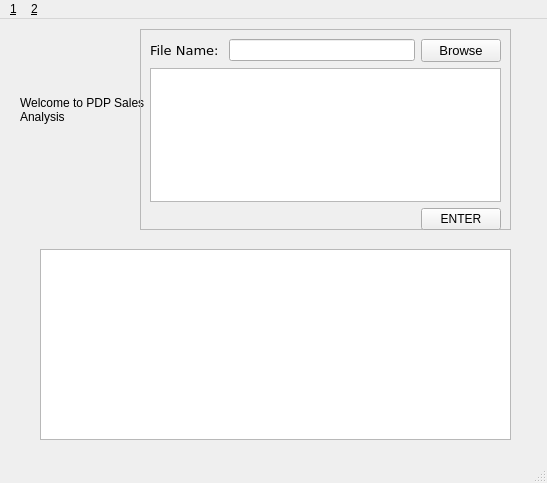
<?xml version="1.0" encoding="UTF-8"?>
<ui version="4.0">
 <class>MainWindow</class>
 <widget class="QMainWindow" name="MainWindow">
  <property name="geometry">
   <rect>
    <x>0</x>
    <y>0</y>
    <width>547</width>
    <height>483</height>
   </rect>
  </property>
  <property name="windowTitle">
   <string>MainWindow</string>
  </property>
  <widget class="QWidget" name="centralwidget">
   <widget class="QLabel" name="intro">
    <property name="geometry">
     <rect>
      <x>20</x>
      <y>20</y>
      <width>141</width>
      <height>141</height>
     </rect>
    </property>
    <property name="font">
     <font>
      <family>Ubuntu</family>
      <weight>50</weight>
      <italic>false</italic>
      <bold>false</bold>
      <underline>false</underline>
     </font>
    </property>
    <property name="text">
     <string>Welcome to PDP Sales Analysis</string>
    </property>
    <property name="wordWrap">
     <bool>true</bool>
    </property>
   </widget>
   <widget class="QFrame" name="frame">
    <property name="geometry">
     <rect>
      <x>140</x>
      <y>10</y>
      <width>371</width>
      <height>201</height>
     </rect>
    </property>
    <property name="frameShape">
     <enum>QFrame::StyledPanel</enum>
    </property>
    <property name="frameShadow">
     <enum>QFrame::Raised</enum>
    </property>
    <widget class="QWidget" name="">
     <property name="geometry">
      <rect>
       <x>10</x>
       <y>10</y>
       <width>351</width>
       <height>191</height>
      </rect>
     </property>
     <layout class="QGridLayout" name="gridLayout">
      <item row="0" column="0">
       <widget class="QLabel" name="label">
        <property name="font">
         <font>
          <family>DejaVu Sans</family>
          <pointsize>10</pointsize>
         </font>
        </property>
        <property name="text">
         <string>File Name: </string>
        </property>
       </widget>
      </item>
      <item row="0" column="1">
       <widget class="QLineEdit" name="lineEdit"/>
      </item>
      <item row="0" column="2">
       <widget class="QPushButton" name="pushButton">
        <property name="font">
         <font>
          <pointsize>10</pointsize>
         </font>
        </property>
        <property name="text">
         <string>Browse</string>
        </property>
       </widget>
      </item>
      <item row="1" column="0" colspan="3">
       <widget class="QTextEdit" name="textEdit"/>
      </item>
      <item row="2" column="2">
       <widget class="QPushButton" name="pushButton_2">
        <property name="text">
         <string>ENTER</string>
        </property>
       </widget>
      </item>
     </layout>
    </widget>
   </widget>
   <widget class="QTextBrowser" name="debugtextBrowser">
    <property name="geometry">
     <rect>
      <x>40</x>
      <y>230</y>
      <width>471</width>
      <height>191</height>
     </rect>
    </property>
   </widget>
  </widget>
  <widget class="QMenuBar" name="menubar">
   <property name="geometry">
    <rect>
     <x>0</x>
     <y>0</y>
     <width>547</width>
     <height>29</height>
    </rect>
   </property>
   <widget class="QMenu" name="menu1">
    <property name="title">
     <string>&amp;1</string>
    </property>
   </widget>
   <widget class="QMenu" name="menu2">
    <property name="title">
     <string>&amp;2</string>
    </property>
    <addaction name="separator"/>
   </widget>
   <addaction name="menu1"/>
   <addaction name="menu2"/>
  </widget>
  <widget class="QStatusBar" name="statusbar"/>
 </widget>
 <resources/>
 <connections>
  <connection>
   <sender>pushButton</sender>
   <signal>clicked()</signal>
   <receiver>MainWindow</receiver>
   <slot>browseSlot()</slot>
   <hints>
    <hint type="sourcelabel">
     <x>464</x>
     <y>73</y>
    </hint>
    <hint type="destinationlabel">
     <x>608</x>
     <y>87</y>
    </hint>
   </hints>
  </connection>
  <connection>
   <sender>pushButton_2</sender>
   <signal>clicked()</signal>
   <receiver>MainWindow</receiver>
   <slot>EnterSlot()</slot>
   <hints>
    <hint type="sourcelabel">
     <x>472</x>
     <y>224</y>
    </hint>
    <hint type="destinationlabel">
     <x>620</x>
     <y>219</y>
    </hint>
   </hints>
  </connection>
  <connection>
   <sender>lineEdit</sender>
   <signal>returnPressed()</signal>
   <receiver>MainWindow</receiver>
   <slot>returnPressedSlot()</slot>
   <hints>
    <hint type="sourcelabel">
     <x>276</x>
     <y>71</y>
    </hint>
    <hint type="destinationlabel">
     <x>594</x>
     <y>144</y>
    </hint>
   </hints>
  </connection>
 </connections>
 <slots>
  <slot>browseSlot()</slot>
  <slot>EnterSlot()</slot>
  <slot>returnPressedSlot()</slot>
 </slots>
</ui>
